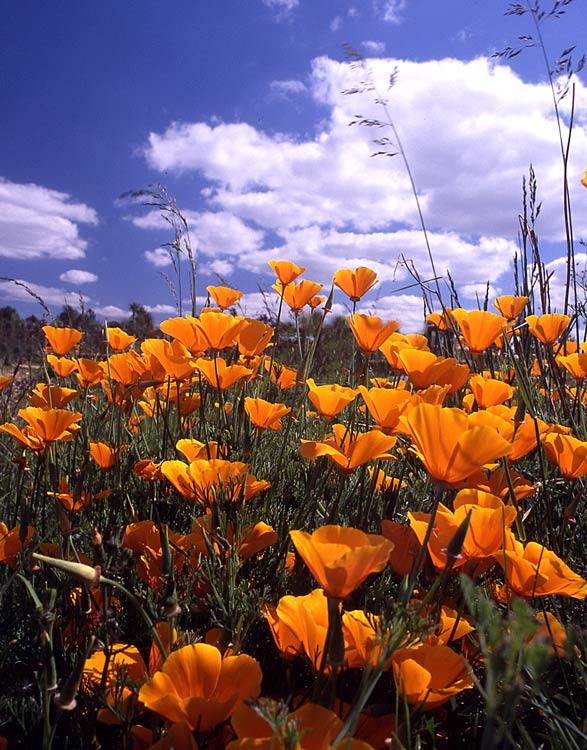
#> input picture imagens/Flores.bmp, 587 x 750 px
$ jupyter execute main.ipynb   (older library calls are emulated)
#> lines starting #> are read from the running program, lines starting #| are printed output that depends on the picture; after the words box and inside, x2 and y2 are one past the last pixel; in counts of white or black regions, pixels touching at a corner belong together
[cell 1]
import cv2
import matplotlib.pyplot as plt

# Read the image
img = cv2.imread('imagens/Flores.bmp')
#> img is the input picture: shape (750, 587, 3); mean B, G, R 100, 94.2, 120.7
img = cv2.cvtColor(img, cv2.COLOR_BGR2RGB)

plt.imshow(img);

[cell 2]
img = cv2.cvtColor(img, cv2.COLOR_RGB2GRAY)
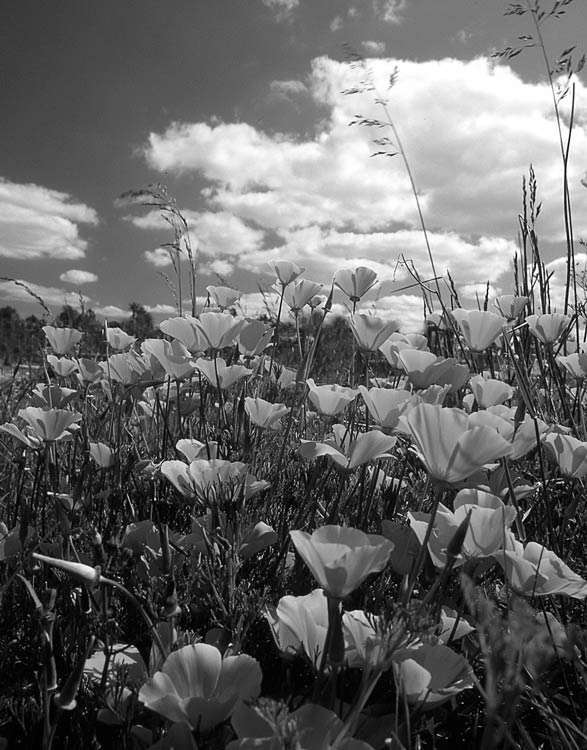
#> img: shape (750, 587); min 0, max 255, mean 102.8
plt.imshow(img, cmap='gray');

[cell 3]
limiar = 120
val, thresh = cv2.threshold(img, limiar, 255, cv2.THRESH_BINARY)
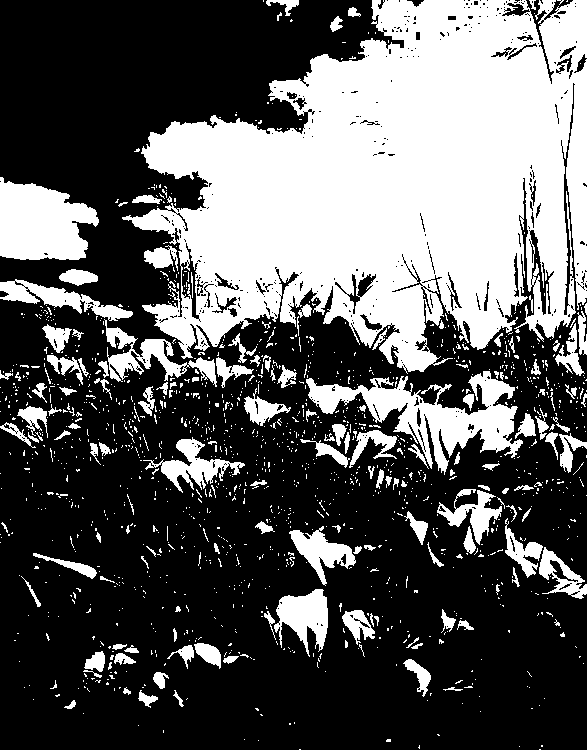
#> thresh: shape (750, 587); 35.8% white; 1421 white regions (1266 under 20 px), largest, box (x1, y1, x2, y2) and area: (122, 0, 587, 374) 110810, (306, 371, 523, 475) 7735, (0, 177, 99, 260) 6011
#> val = 120
plt.imshow(thresh, cmap='gray');

[cell 4]
import cv2
import matplotlib.pyplot as plt
import numpy as np

# Carregar a imagem
img = cv2.imread('imagens/CamMan.bmp', cv2.IMREAD_GRAYSCALE)

# Verificar se a imagem foi carregada corretamente
if img is None:
    print("Erro ao carregar a imagem.")
else:
    # Aplicar o filtro de Sobel para detecção de bordas
    sobelx = cv2.Sobel(img, cv2.CV_64F, 1, 0, ksize=3)  # Gradiente em x
    sobely = cv2.Sobel(img, cv2.CV_64F, 0, 1, ksize=3)  # Gradiente em y

    # Calcular a magnitude das bordas
    sobel_magnitude = np.sqrt(sobelx**2 + sobely**2)
    sobel_magnitude = np.uint8(np.absolute(sobel_magnitude))

    # Exibir a imagem original e as bordas detectadas
    plt.figure(figsize=(10, 5))

    plt.subplot(1, 3, 1)
    plt.imshow(img, cmap='gray')
    plt.title('Imagem Original')
    plt.axis('off')

    plt.subplot(1, 3, 2)
    plt.imshow(sobelx, cmap='gray')
    plt.title('Sobel X')
    plt.axis('off')

    plt.subplot(1, 3, 3)
    plt.imshow(sobely, cmap='gray')
    plt.title('Sobel Y')
    plt.axis('off')

    plt.figure(figsize=(5, 5))
    plt.imshow(sobel_magnitude, cmap='gray')
    plt.title('Magnitude das Bordas (Sobel)')
    plt.axis('off')

    plt.show()

[cell 5]
import numpy as np
import cv2
import matplotlib.pyplot as plt
import math

# Função para mostrar a imagem usando matplotlib
def mostrar_imagem(img, titulo="Imagem"):
    plt.imshow(img, cmap='gray')
    plt.title(titulo)
    plt.axis('off')
    plt.show()

# Função para converter imagem RGB para escala de cinza
def rgb_para_cinza(rgb):
    return np.dot(rgb[..., :3], [0.299, 0.587, 0.114]).astype(np.uint8)

# Etapa 1: Obtenha uma imagem binária com as bordas da imagem
def obter_bordas(caminho_img, limiar_baixo=50, limiar_alto=150):
    img = cv2.imread(caminho_img)
    if img.ndim == 3:
        img = rgb_para_cinza(img)
    bordas = cv2.Canny(img, limiar_baixo, limiar_alto)
    return bordas

# Etapa 2: Defina como o plano \rho\theta será dividido (estrutura da matriz acumuladora)
def definir_acumuladora(img, passo_angulo=1):
    thetas = np.deg2rad(np.arange(-90.0, 90.0, passo_angulo))
    largura, altura = img.shape
    comprimento_diag = int(round(math.sqrt(largura ** 2 + altura ** 2)))
    rhos = np.linspace(-comprimento_diag, comprimento_diag, comprimento_diag * 2)
    acumuladora = np.zeros((2 * comprimento_diag, len(thetas)), dtype=np.uint8)
    return acumuladora, thetas, rhos

# Etapa 3: Aplique a parametrização aos pontos da imagem das bordas, atualizando a matriz acumuladora
def aplicar_parametrizacao(img_bordas, acumuladora, thetas, rhos):
    largura, altura = img_bordas.shape
    comprimento_diag = len(rhos) // 2
    cos_t = np.cos(thetas)
    sin_t = np.sin(thetas)
    y_idxs, x_idxs = np.nonzero(img_bordas)

    for i in range(len(x_idxs)):
        x = x_idxs[i]
        y = y_idxs[i]
        for t_idx in range(len(thetas)):
            rho = int(round(x * cos_t[t_idx] + y * sin_t[t_idx])) + comprimento_diag
            acumuladora[rho, t_idx] += 1

    return acumuladora

# Etapa 4: Examine a matriz acumuladora em busca de células com valores elevados
def encontrar_linhas_acumuladora(acumuladora, thetas, rhos, limiar):
    linhas = []
    for r_idx in range(acumuladora.shape[0]):
        for t_idx in range(acumuladora.shape[1]):
            if acumuladora[r_idx, t_idx] > limiar:
                rho = rhos[r_idx]
                theta = thetas[t_idx]
                linhas.append((rho, theta))
    return linhas

# Etapa 5: Examine a relação (principalmente as de continuidade) entre os pixels oriundos das células escolhidas
def desenhar_linhas(img, linhas):
    img_linhas = cv2.cvtColor(img, cv2.COLOR_GRAY2BGR)
    comprimento_diag = int(round(math.sqrt(img.shape[0] ** 2 + img.shape[1] ** 2)))
    for rho, theta in linhas:
        a = np.cos(theta)
        b = np.sin(theta)
        x0 = a * rho
        y0 = b * rho
        x1 = int(x0 + comprimento_diag * (-b))
        y1 = int(y0 + comprimento_diag * (a))
        x2 = int(x0 - comprimento_diag * (-b))
        y2 = int(y0 - comprimento_diag * (a))
        cv2.line(img_linhas, (x1, y1), (x2, y2), (0, 0, 255), 2)
    return img_linhas

if __name__ == '__main__':
    caminho_img = 'imagens/janela.bmp'
    limiar_valores_elevados = 100  # Defina o limiar aqui

    # Etapa 1: Obtenha uma imagem binária com as bordas da imagem
    bordas = obter_bordas(caminho_img)
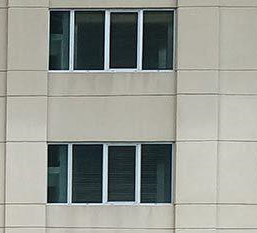
#> input picture imagens/janela.bmp, 257 x 233 px
#> in obter_bordas, img is the input picture: shape (233, 257, 3); mean B, G, R 146.8, 153.9, 151
#> in obter_bordas, `bordas = cv2.Canny(img, limiar_baixo, limiar_alto)`:
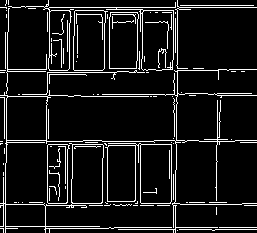
#> bordas: shape (233, 257); 9.4% white in thin lines or dots
    mostrar_imagem(bordas, "Bordas Detectadas")

    # Etapa 2: Defina como o plano \rho\theta será dividido
    acumuladora, thetas, rhos = definir_acumuladora(bordas)
#> acumuladora: shape (694, 180); every value is 0
#> thetas = 180 values from -1.57 to 1.55; rhos = 694 values from -347 to 347

    # Etapa 3: Aplique a parametrização aos pontos da imagem das bordas, atualizando a matriz acumuladora
    acumuladora = aplicar_parametrizacao(bordas, acumuladora, thetas, rhos)
#> in aplicar_parametrizacao, `comprimento_diag = len(rhos) // 2`: comprimento_diag = 347
#> in aplicar_parametrizacao, `cos_t = np.cos(thetas)`: cos_t = 180 values, max 1 at index 90, min 6.12e-17 at index 0, mean 0.637
#> in aplicar_parametrizacao, `sin_t = np.sin(thetas)`: sin_t = 180 values from -1 to 1
#> in aplicar_parametrizacao, `y_idxs, x_idxs = np.nonzero(img_bordas)`: y_idxs = 5600 values from 0 to 232; x_idxs = 5600 values, max 256 at index 358, min 0 at index 136, mean 115
#> the loop in aplicar_parametrizacao, `for i in range(len(x_idxs)):` made 5600 passes
#> (x, y) on passes 1 to 3: (6, 0), (8, 0), (48, 0)
#> after the loop in aplicar_parametrizacao, `for i in range(len(x_idxs)):`:
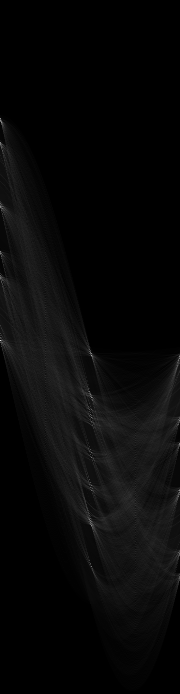
#> acumuladora: shape (694, 180); min 0, max 223, mean 8.1

    # Etapa 4: Examine a matriz acumuladora em busca de células com valores elevados
    linhas_detectadas = encontrar_linhas_acumuladora(acumuladora, thetas, rhos, limiar=limiar_valores_elevados)
#> after the loop in encontrar_linhas_acumuladora, `for r_idx in range(acumuladora.shape[0]):`: linhas = 41 pairs, first value -228.8 to 219.8, second value -1.57 to 1.55
#> linhas_detectadas has the same summary as linhas in encontrar_linhas_acumuladora

    # Etapa 5: Examine a relação entre os pixels oriundos das células escolhidas
    img_original = cv2.imread(caminho_img, cv2.IMREAD_GRAYSCALE)
#> img_original: shape (233, 257); min 1, max 254, mean 152.2
    img_com_linhas = desenhar_linhas(img_original, linhas_detectadas)
#> the loop in desenhar_linhas, `for rho, theta in linhas:` made 41 passes
#> (rho, theta, a, b, x0, y0, x1, y1) on passes 1 to 12: (-228.8, -1.57, 6.12e-17, -1, -1.4e-14, 228.8, 347, 228), (-226.8, -1.57, 6.12e-17, -1, -1.39e-14, 226.8, 347, 226), (-225.8, -1.57, 6.12e-17, -1, -1.38e-14, 225.8, 347, 225), (-225.8, -1.55, 0.0175, -1, -3.94, 225.8, 343, 231), (-224.8, -1.55, 0.0175, -1, -3.92, 224.8, 343, 230), (-204.8, -1.57, 6.12e-17, -1, -1.25e-14, 204.8, 347, 204), (-203.8, -1.57, 6.12e-17, -1, -1.25e-14, 203.8, 347, 203), (-202.8, -1.57, 6.12e-17, -1, -1.24e-14, 202.8, 347, 202), (-140.7, -1.57, 6.12e-17, -1, -8.62e-15, 140.7, 347, 140), (-139.7, -1.57, 6.12e-17, -1, -8.55e-15, 139.7, 347, 139), (-138.7, -1.54, 0.0349, -0.999, -4.84, 138.6, 341, 150), (-95.64, -1.57, 6.12e-17, -1, -5.86e-15, 95.64, 347, 95)
#> after the loop in desenhar_linhas, `for rho, theta in linhas:`:
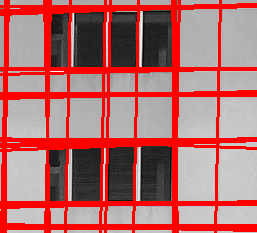
#> img_linhas: shape (233, 257, 3); mean B, G, R 108.2, 108.2, 179.6
    mostrar_imagem(img_com_linhas, "Linhas Detectadas")
